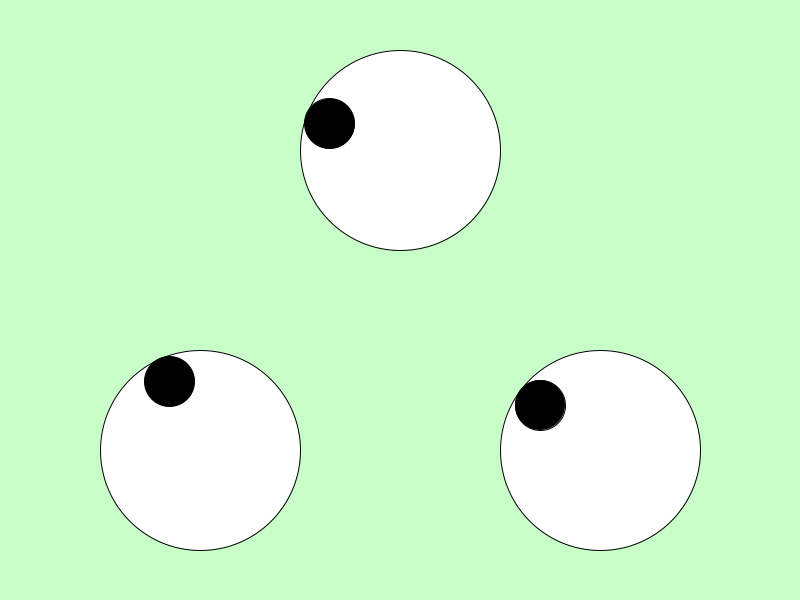
Frame 1 (no input)
Frame 60 (the mouse pressed at the canvas centre just before this capture): identical to frame 1, image omitted
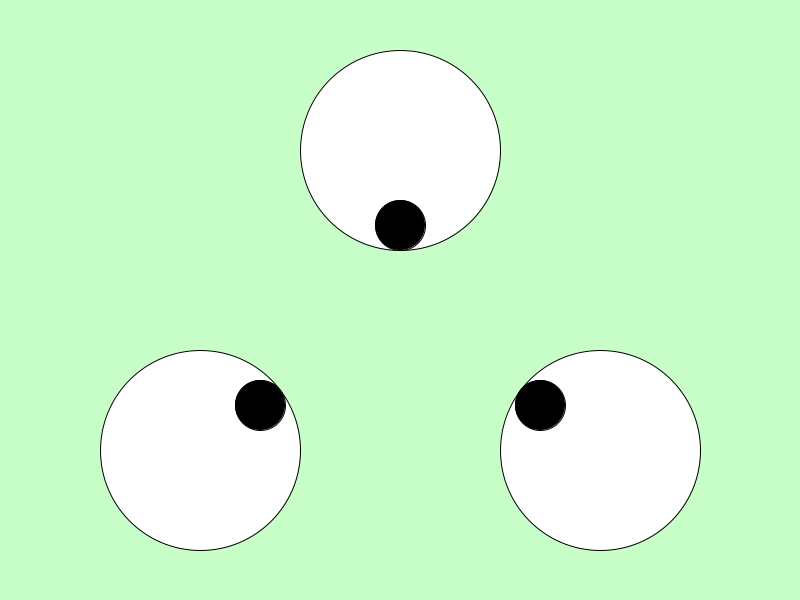
Frame 120 (the mouse held since frame 60 and released just before this capture)

The Processing sketch that drew these frames (run headless with seeded random() and noise(); from frame 60 on, the mouse is pressed at the canvas centre):

// Processing sketch: Tarefa_17_de_mami
// ── Tarefa_17_de_mami.pde
void setup() {
  size(800, 600);
  ellipseMode(CENTER);
} 
float xAng, yAng, tg, ang, j, xOlho, yOlho;

void draw() {
  background(200, 255, 200);
  
  olho(200, 450);
  olho(600, 450);
  olho(400, 150);
}

void olho(int x, int y) {
  j = dist(mouseX, mouseY, x, y);
  xAng = mouseX - x;
  yAng = mouseY - y;
  ang = atan2(yAng, xAng);
  xOlho = x+p2cx(75, ang);
  yOlho = y+p2cy(75, ang);

  if (yAng<0)
    ang+=TWO_PI;
    
  fill(255);
  ellipse(x, y, 200, 200); 
  fill(0); 
  if (j <=75)
    ellipse(mouseX, mouseY, 50, 50);
  else {
    ellipse(xOlho, yOlho, 50, 50);
  }
}
float p2cx(float r, float a) {
  return(r*cos(a));
}

float p2cy(float r, float a) {
  return(r*sin(a));
}
